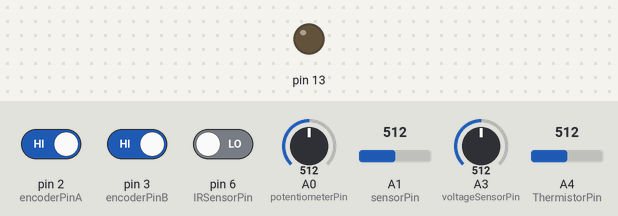
Recording of a sketch running on a simulated Arduino Uno, built with avr-gcc and run on an emulated ATmega328P. Parts: output pins drawn as LEDs (lit = HIGH). Inputs (shaded band) come from the test bench; at power-on: pin 6 (IRSensorPin) LOW, pin 2 (encoderPinA) HIGH, pin 3 (encoderPinB) HIGH, A0 (potentiometerPin) = 512, A1 (sensorPin) = 512, A3 (voltageSensorPin) = 512, A4 (ThermistorPin) = 512. What the sketch prints to the serial monitor is not drawn.

Above: at 1.8 s.
1.9 s: pin 6 (IRSensorPin) driven HIGH
At 4.8 s:
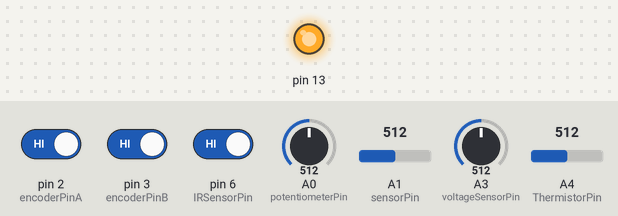
5.1 s: pin 6 (IRSensorPin) driven LOW
At 7.4 s:
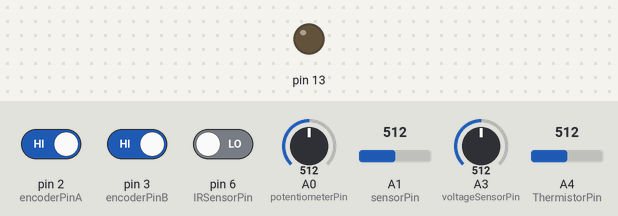
Timing chart, 0 to 8.9 s (numbered marks = the images above; inputs shaded):
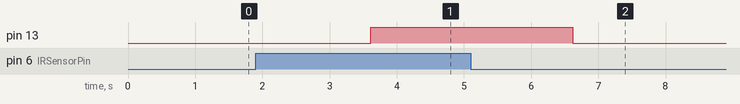

Measured:
- after the input at 1.9 s, pin 13: LOW → HIGH after 1.7 s
- after the input at 5.1 s, pin 13: HIGH → LOW after 1.5 s

The sketch:

arduino2.ino
```cpp
//Voltage Sensor
const int voltageSensorPin = A3;          // sensor pin
float vIn;                                // measured voltage (3.3V = max. 16.5V, 5V = max 25V)
float vOut;
float voltageSensorVal;                   // value on pin A3 (0 - 1023)
const float factor = 5.0;               // reduction factor of the Voltage Sensor shield
const float vCC = 5.00;                   // Arduino input voltage (measurable by voltmeter)


//Fuel level
const int sensorPin = A1;
int sensorValue = 0; // fuel resistance
float Vin = 5;
float Vout = 0;
float Rref = 350;//value of Rref resistor
float R = 0;


//Rotary Encoder
#define encoderPinA 2
#define encoderPinB 3
// Variables
volatile int encoderPos = 0;
volatile int prevEncoderPos = 0;
unsigned long prevTime = 0;
unsigned long angleChangeTime = 0;
const unsigned long interval = 1000;    // Time interval in milliseconds
const int angleThreshold = 1600;        // 1600 degrees threshold
const unsigned long notOkInterval = 5000; // 15 seconds


//thermistors
int ThermistorPin = A4;
int Vo;
float R1 = 10000;
float logR2, R2, T, Tc, Tf;
float c1 = 1.009249522e-03, c2 = 2.378405444e-04, c3 = 2.019202697e-07;

//payload
#include <TimerOne.h>

const int potentiometerPin = A0;
const int IRSensorPin = 6;
const int debounceDelay = 5;

int inputState, lastInputState = LOW;
long lastDebounceTime = 0, endTime, startTime, time;
int RPM;
float lnTime = 0;


void setup() {
  // put your setup code here, to run once:
  //payload
  pinMode(IRSensorPin, INPUT);
  pinMode(13, OUTPUT);
  Serial.begin(9600);
  delay(600);
  endTime = 0;
  Timer1.initialize(1000000);
  Timer1.attachInterrupt(timerIsr);

  //Voltage  and fuel
  Serial.begin(9600);

  //Rotary encoder
  pinMode(encoderPinA, INPUT_PULLUP);
  pinMode(encoderPinB, INPUT_PULLUP);

  attachInterrupt(digitalPinToInterrupt(encoderPinA), updateEncoder, CHANGE);
  attachInterrupt(digitalPinToInterrupt(encoderPinB), updateEncoder, CHANGE);

  prevTime = millis(); // Record initial time
  angleChangeTime = millis(); // Record initial time for angle change check


}
void loop() {


  //payload
  time = millis();
  int currentSwitchState = digitalRead(IRSensorPin);

  if (currentSwitchState != lastInputState) {
    lastDebounceTime = millis();
  }

  if ((millis() - lastDebounceTime) > debounceDelay) {
    if (currentSwitchState != inputState) {
      inputState = currentSwitchState;
      digitalWrite(13, inputState == LOW ? LOW : HIGH);
      if (inputState == LOW) {
        calculateRPM();
      }
    }
  }
  lastInputState = currentSwitchState;


    //Voltage sensor
  voltageSensorVal = analogRead(voltageSensorPin);    // read the current sensor value (0 - 1023)
  vOut = (voltageSensorVal / 1024) * vCC;             // convert the value to the real voltage on the analog pin
  vIn =  vOut * factor ;                               // convert the voltage on the source by multiplying with the factor


  //Fuel sensor
  sensorValue = analogRead(sensorPin);
  Vout = (Vin*sensorValue)/1023;
  R = (Rref*(1/((Vin/Vout) -1)))/7;

  //Thermistor
  //Thermistors
  Vo = analogRead(ThermistorPin);
  R2 = R1 * (1023.0 / (float)Vo - 1.0);
  logR2 = log(R2);
  T = (1.0 / (c1 + c2*logR2 + c3*logR2*logR2*logR2));
  Tc = T - 273.15;

  if(R>101){
    R=0.0;
  }
  Serial.print("FuelLevel:");
  Serial.print(R);
  Serial.print(",");
  Serial.print("Voltage:");
  Serial.print(vIn);
  Serial.print(",");
  Serial.print("temperature:");
  Serial.print(Tc);
  Serial.println(",");


  //Rotary encoder
   unsigned long currentTime = millis();

  // Calculate time difference
  unsigned long elapsedTime = currentTime - prevTime;

  if (elapsedTime >= interval) {
    // Calculate the angle change
    int angleChange = encoderPos - prevEncoderPos;

    // Calculate angular velocity in degrees per second
    float angularVelocity = (float)angleChange / elapsedTime * 1000; // Multiply by 1000 to convert to degrees per second
    Serial.print("encoder:");
    // Check if the change in angle exceeds the threshold
    if (angularVelocity > angleThreshold) {
      Serial.print("1,");
      angleChangeTime = currentTime; // Reset timer for angle change
    }
    else{
    Serial.print("0,");
  }
    if(angularVelocity > 100){
      angleChangeTime = currentTime;
    }

    // Reset variables for the next interval
    prevEncoderPos = encoderPos;
    prevTime = currentTime;
  }

  // Check if angle has not changed for 15 seconds
  if ((currentTime - angleChangeTime) >= notOkInterval) {
    // Serial.println("Not OK: Angle not changing for 15 seconds");
    angleChangeTime = currentTime; // Reset timer for angle change
  }


  delay(1000);

}


//Rotary encoder function
void updateEncoder() {
  static int previousA = 0;
  static int previousB = 0;
  int currentA = digitalRead(encoderPinA);
  int currentB = digitalRead(encoderPinB);

  if ((previousA == LOW && previousB == LOW) || (previousA == HIGH && previousB == HIGH)) {
    if (currentA != currentB) {
      encoderPos++;
    } else {
      encoderPos--;
    }
  } else {
    if (currentA == currentB) {
      encoderPos++;
    } else {
      encoderPos--;
    }
  }

  previousA = currentA;
  previousB = currentB;
}
//payload
void calculateRPM() {
  startTime = lastDebounceTime;
  lnTime = startTime - endTime;
  RPM = (startTime - endTime != 0) ? 60000 / (startTime - endTime) : 0;
  endTime = startTime;
}

void timerIsr() {
  time = millis() / 1000;
  int sensorValue = analogRead(potentiometerPin);
  delay(500);

  Serial.print("payload:");
  Serial.print((RPM <= 10 * (sensorValue - 350) + 500 && RPM >= 10 * (sensorValue - 350) - 500) ? "1," : (RPM >= 10 * (sensorValue - 350) + 500) ? "0," : "2,");
  RPM = 0;
}
```
